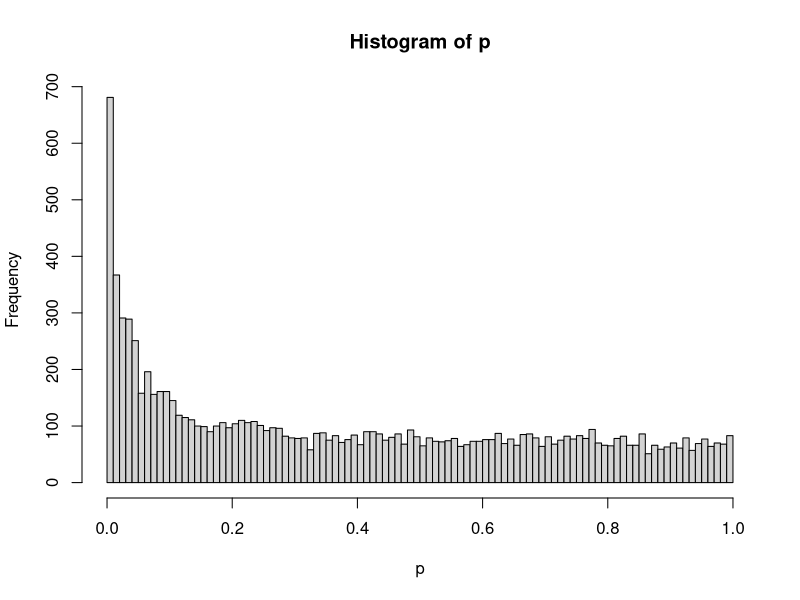

R code for this plot:
#create positive test, return a matrix
create_posi <- function(test_num=20,sample_size=3){
  test_mean <- sample(seq(0.5,3,0.01),test_num,replace = T) #change sensitivity here!
  test_sd <- sample(seq(0.2,2,0.01),test_num,replace = T)
  mean_vector <- rep(test_mean,sample_size)
  std_vector <- rep(test_sd,sample_size)
  posi_matrix <- matrix(rnorm(test_num*sample_size,mean=mean_vector,sd=std_vector),ncol=sample_size)  # add test data
  posi_matrix <- cbind(posi_matrix,rowMeans(posi_matrix[,1:sample_size]))  # add mean columns
  posi_matrix <- cbind(posi_matrix,apply(posi_matrix[,1:sample_size],1,sd))  # add std columns
  rownames(posi_matrix) <- paste('gene',as.character(c(1:test_num)),sep='') 
  colnames(posi_matrix) <- c(paste('test',as.character(c(1:sample_size)),sep=''),'mean','sd')
  return(posi_matrix)
}

#create negative test, return a matrix
create_nega <- function(test_num=80,sample_size=3){
  nega_matrix <- matrix(rnorm(test_num*sample_size,mean=0,sd=1),ncol=sample_size)  # add test data
  nega_matrix <- cbind(nega_matrix,rowMeans(nega_matrix[,1:sample_size]))  # add mean columns
  nega_matrix <- cbind(nega_matrix,apply(nega_matrix[,1:sample_size],1,sd))  # add std columns
  rownames(nega_matrix) <- paste('gene',as.character(c(1:test_num)),sep='')
  colnames(nega_matrix) <- c(paste('test',as.character(c(1:sample_size)),sep=''),'mean','sd')
  return(nega_matrix)
}

# create a multiple test, and return a matrix
create_treatment <- function(total_num=100,posi_num=20,sample_size=3){
  posi_matrix <- create_posi(posi_num,sample_size)
  nega_matrix <- create_nega(total_num-posi_num,sample_size)
  result_matrix <- rbind(posi_matrix,nega_matrix)  # combine two matrix vertically
  rownames(result_matrix) <- paste('gene',as.character(c(1:total_num)),sep='')
  return(result_matrix)
}

# create a two-sample t test, return a list containing p-values, treatment-matrix, control matrix
t_simulation <- function(pn,nn,tss=3,css=3){
  # pn = positive number, need to >= 2
  # nn = negative number, need to >= 2
  # tss = treatment_sample_size, need to >= 2
  # css = control_sample_size, need to >=2
  treatment_matrix <- create_treatment(pn+nn,pn,tss)
  control_matrix <- create_nega(pn+nn,css)
  s_diff <- (((treatment_matrix[,'sd']^2)*(tss-1))+((control_matrix[,'sd']^2)*(css-1)))/(tss+css-2)  # two-sample t test
  t <- (treatment_matrix[,'mean'] - control_matrix[,'mean'])/sqrt(s_diff/tss+s_diff/css)
  p <- 2*pt(-abs(t),df=tss+css-2)
  return(list(p=p,treatment_matrix=treatment_matrix,control_matrix=control_matrix))
}

# Bonferroni method correction
Bon_method <- function(result_list,total_posi_names,fwer){
  fwers <- p.adjust(result_list$p, method="bonferroni")
  test_posi <- rownames(result_list$treatment_matrix)[fwers<fwer]
  cat('Bonferroni method:\n')
  cat('1) hit numbers:\n')
  print(length(test_posi))
  cat('2) true positive:\n')
  print(sum(test_posi %in% total_posi_names))
  cat('3) total positive:\n')
  print(length(total_posi_names))
  cat('4) Power: \n')
  print(length(test_posi[test_posi %in% total_posi_names])/length(total_posi_names))
  cat('5) FDR: \n')
  print(1-sum(test_posi %in% total_posi_names)/length(test_posi))
  cat('------------------------\n')
}

# Benjamini-Hochberg method correction
BH_method <- function(result_list,total_posi_names,fdr){
  fdrs <- p.adjust(result_list$p, method="BH")
  test_posi <- rownames(result_list$treatment_matrix)[fdrs<fdr]
  cat('BH method:\n')
  cat('1) hit numbers:\n')
  print(length(test_posi))
  cat('2) true positive:\n')
  print(sum(test_posi %in% total_posi_names))
  cat('3) total positive:\n')
  print(length(total_posi_names))
  cat('4) Power: \n')
  print(length(test_posi[test_posi %in% total_posi_names])/length(total_posi_names))
  cat('5) FDR: \n')
  print(1-sum(test_posi %in% total_posi_names)/length(test_posi))
  cat('------------------------\n')
}

# Storey's method correction
Storey_method <- function(result_list,total_posi_names,fdr){
  library(qvalue)
  qobj <- qvalue(result_list$p)
  fdrs <- qobj$qvalues
  test_posi <- rownames(result_list$treatment_matrix)[fdrs<fdr]
  cat('Storey method:\n')
  cat('1) hit numbers:\n')
  print(length(test_posi))
  cat('2) true positive:\n')
  print(sum(test_posi %in% total_posi_names))
  cat('3) total positive:\n')
  print(length(total_posi_names))
  cat('4) Power: \n')
  print(length(test_posi[test_posi %in% total_posi_names])/length(total_posi_names))
  cat('5) FDR: \n')
  print(1-sum(test_posi %in% total_posi_names)/length(test_posi))
  cat('------------------------\n')
}

#main
result <- t_simulation(4000,6000,3,3)
p <- result$p  # positive/negative number >= 2
total_posi <- rownames(result$treatment_matrix[1:4000,])  # return the names of true-positive tests 
hist(p,breaks=seq(0,1,0.01))

# Bonferroni method
Bon_method(result,total_posi,0.3)

# BH method
BH_method(result,total_posi,0.1)

#Storey method
Storey_method(result,total_posi,0.1)
